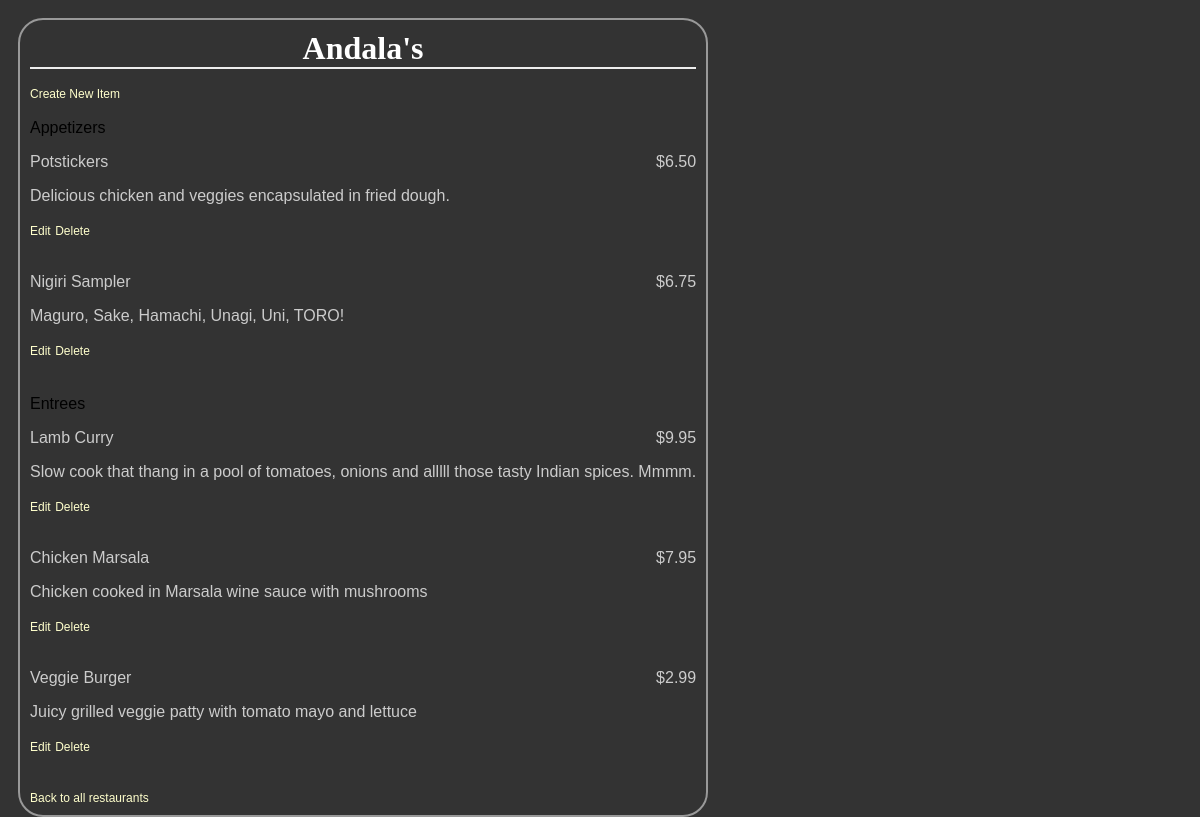
Screenshot of /restaurants/7/ with the database file from the repository.
### database_setup.py (models this page shows, shortened)
class Restaurant (Base):
	__tablename__ = 'restaurant' # we use the special variable name __tablename__ to let sql alchemy know the variable that we will use to refer to the table
	name = Column(String(80), nullable = False)
	id = Column(Integer, primary_key = True)

class MenuItem(Base):
	__tablename__ = 'menu_item'
	name = Column(String(80), nullable = False)
	id = Column(Integer, primary_key = True)
	course = Column(String(250))
	description = Column(String(250))
	price = Column(String(8))
	restaurant_id = Column(Integer, ForeignKey('restaurant.id')) # create foreign key relationship between menu item class and restaurant class
	restaurant = relationship(Restaurant) # creates a variable to store the relationship of the class Restaurant. Also useful to reference data in the Restaurant class (e.g. print veggieburger.restaurant.name)

### finalproject.py (the view)
@app.route('/restaurants/<int:restaurant_id>/')
def restaurantMenu(restaurant_id):
	restaurant = session.query(Restaurant).filter_by(id=restaurant_id).one()
	items = session.query(MenuItem).filter_by(restaurant_id = restaurant_id)
	num_appetizers = 0
	num_entrees = 0
	num_beverages = 0
	num_desserts = 0
	num_beverages = 0
	num_extras = 0
	for i in items:
		if i.course == 'Appetizer':
			num_appetizers += 1
		elif i.course == 'Entree':
			num_entrees += 1
		elif i.course == 'Beverage':
			num_beverages += 1
		elif i.course == 'Dessert':
			num_desserts += 1
		else:
			num_extras += 1
	return render_template('menu.html', restaurant=restaurant, items=items, num_appetizers=num_appetizers, num_entrees=num_entrees, num_beverages=num_beverages, num_desserts=num_desserts, num_extras=num_extras)

### templates/menu.html (shortened to what this page needs)
<html>
<head>
	<link rel=stylesheet type=text/css href="{{ url_for('static', filename='styles3.css') }}">
</head>
<body>
<div class = 'pane'>
	<div class = 'header'>
		<h1>{{ restaurant.name }}</h1>
	</div>
<a href='{{url_for('newMenuItem', restaurant_id = restaurant.id) }}'>Create New Item</a>
{% if num_appetizers > 0 %}
	<p5></br>Appetizers</br></p5>
	{% for i in items %}
		{% if i.course == 'Appetizer' %}
			{% include 'menuDetails.html' %}
		{% endif %}
	{% endfor %}
{% endif %}
{% if num_entrees > 0 %}
	<p5></br>Entrees</br></p5>
	{% for i in items %}
		{% if i.course == 'Entree' %}
			{% include 'menuDetails.html' %}
		{% endif %}
	{% endfor %}
{% endif %}
<a href = '{{ url_for('showRestaurants') }}'> Back to all restaurants </a>
</div>
</body>
</html>

### templates/menuDetails.html (shortened to what this page needs)
<div class = 'nameAndPrice'>
	<span class = 'name'><p>{{i.name}}</p></span>
	<span class = 'price'>
	<p> {{i.price}} </p>
	</span>
</div>
<div class = 'description'>
	<p>{{i.description}}</p>
</div>
<div class = 'editdeletepane'>
	<a href="{{url_for('editMenuItem', restaurant_id = restaurant.id, menu_id = i.id) }}">Edit</a>
	<a href = '{{url_for('deleteMenuItem', restaurant_id = restaurant.id, menu_id = i.id ) }}'>Delete</a>
</div>

### static/styles3.css (style rules this page uses)
body { font-family: sans-serif; background-color: #333333 }
h1, h2, h3, h4 { color: #ffffff; }
h1, h2 { font-family: 'georgia', serif; margin: 0; }
h1 { border-bottom: 2px solid #eee; }
p, dd, dt { color: #cccccc; }
a { text-decoration: none; color: #ffffcc; font-size: .75em; }
.pane { position: absolute; border: 2px solid; border-radius: 25px; padding: 10px; margin: 10px; border-color: #999999; background-color: #333333 }
.header { left: 50%; text-align: center; }
.name { width: 50%; display: inline-block; float: left; }
.price { text-align: right; width: 50%; float: right; }

### rows the page displays
Restaurant: name "Andala's"
MenuItem: name "Potstickers", price "$6.50", description "Delicious chicken and veggies encapsulated in fried dough."
MenuItem: name "Nigiri Sampler", price "$6.75", description "Maguro, Sake, Hamachi, Unagi, Uni, TORO!"
MenuItem: name "Lamb Curry", price "$9.95", description "Slow cook that thang in a pool of tomatoes, onions and alllll those tasty Indian spices. Mmmm."
MenuItem: name "Chicken Marsala", price "$7.95", description "Chicken cooked in Marsala wine sauce with mushrooms"
MenuItem: name "Veggie Burger", price "$2.99", description "Juicy grilled veggie patty with tomato mayo and lettuce"
